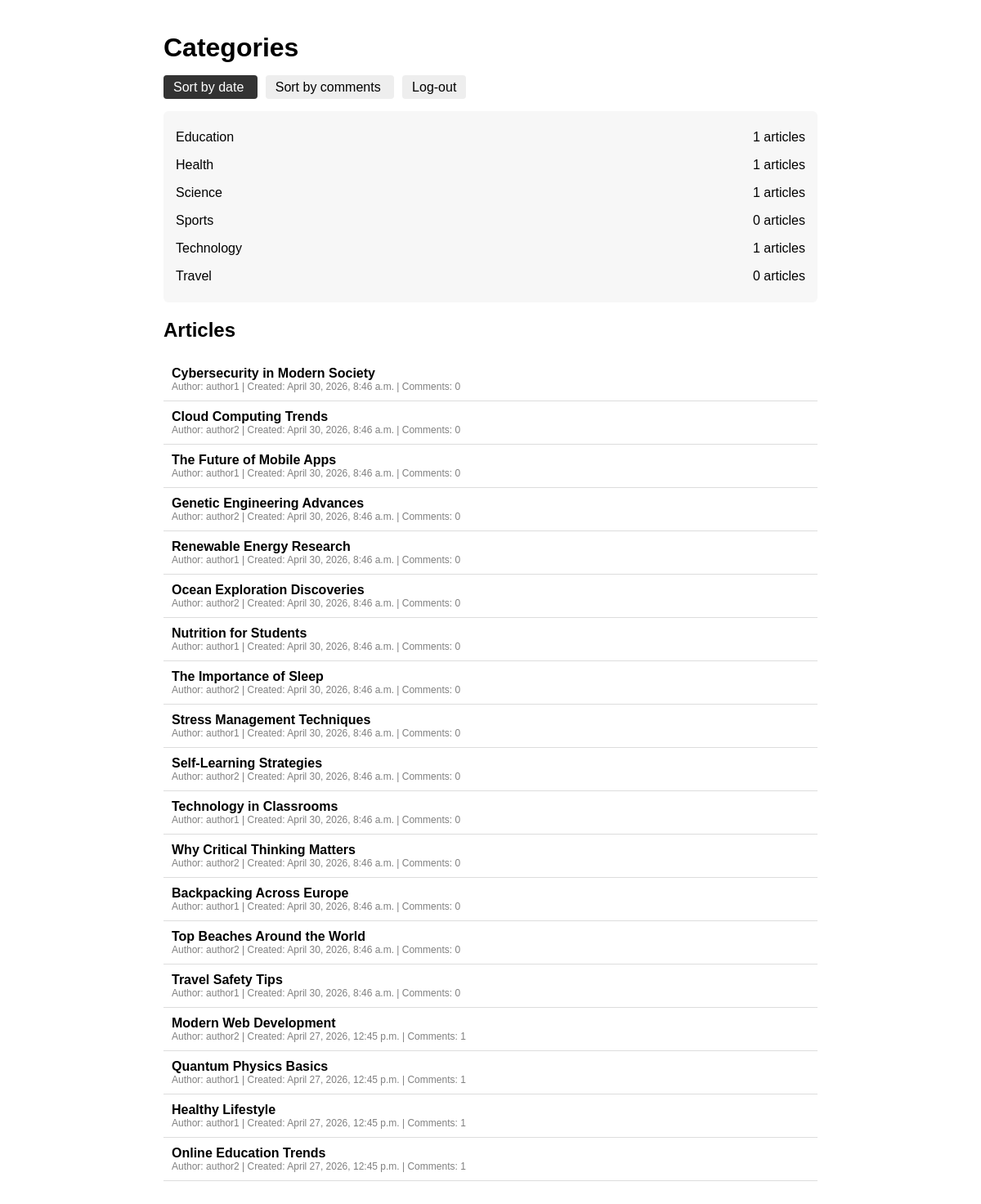
/categories/?sort=date, run on the app's committed database.
### articles/models.py (models this page shows, shortened)
class Category(models.Model):
    name = models.CharField(max_length=200, unique=True)

class Article(models.Model):
    category = models.ForeignKey(Category, on_delete=models.CASCADE)
    title = models.CharField(max_length=200, unique=True)
    author = models.ForeignKey(User, on_delete=models.CASCADE)
    content = models.TextField()
    created = models.DateTimeField(auto_now_add=True)
    updated = models.DateTimeField(auto_now=True)

### articles/views.py (the view)
# urls.py: path('categories/', views.category_list, name='home'),
def category_list(request):
    sort = request.GET.get('sort', '')
    categories = Category.objects.all().order_by('name')
    articles = Article.objects.all().order_by('title')
    if sort == 'date':
        articles = articles.order_by('-created')
    elif sort == 'comments':
        articles = articles.annotate(
            comments_count=Count('comment')
        ).order_by('-comments_count')
    context = {
        'categories': categories,
        'articles': articles,
        'current_sort': sort
    }
    return render(request, 'category-article_list.html', context)

### templates/category-article_list.html (shortened to what this page needs)
<!DOCTYPE html>
<html lang="en">
<head>
</head>
<body>
<div class="container">
    <h1>Categories</h1>
    <div class="sort">
        <a href="?sort=date" class="{% if current_sort == 'date' %}active{% endif %}">
            Sort by date
        </a>
        <a href="?sort=comments" class="{% if current_sort == 'comments' %}active{% endif %}">
            Sort by comments
        </a>
        <a href="/" class="{% if not current_sort %}active{% endif %}">
            Log-out
        </a>
    </div>
    <div class="box">
        {% for category in categories %}
            <div class="category">
                <span>{{ category.name }}</span>
                <span>{{ category.article_set.count }} articles</span>
            </div>
        {% endfor %}
    </div>
<h2>Articles</h2>
<div class="articles">
    {% for article in articles %}
        <div class="article">
            <a href="{% url 'article_page' article.id %}" style="text-decoration: none; color: inherit;">
                <b>{{ article.title }}</b>
            </a>
            <div class="small">
                Author: {{ article.author }} |
                Created: {{ article.created }} |
                Comments: {{ article.comment_set.count }}
            </div>
        </div>
    {% empty %}
        <p>No articles available.</p>
    {% endfor %}
</div>
</div>
</body>
</html>

### templates/category-article_list.html (style rules this page uses)
body { font-family: Arial; margin: 40px; }
.container { max-width: 800px; margin: auto; }
.sort { margin-bottom: 20px; }
.sort a { margin-right: 10px; padding: 6px 12px; background: #eee; text-decoration: none; border-radius: 4px; color: black; }
.sort a.active { background: #333; color: white; }
.box { background: #f7f7f7; padding: 15px; margin-bottom: 10px; border-radius: 6px; }
.category { display: flex; justify-content: space-between; padding: 8px 0; }
.articles { margin-top: 20px; }
.article { padding: 10px; border-bottom: 1px solid #ddd; }
.small { color: gray; font-size: 12px; }

### data on the page
Category: name "Education", article_set.count "1"
Category: name "Health", article_set.count "1"
Category: name "Science", article_set.count "1"
Category: name "Sports", article_set.count "0"
Category: name "Technology", article_set.count "1"
Category: name "Travel", article_set.count "0"
Article: title "Cybersecurity in Modern Society", author "author1", created "April 30, 2026, 8:46 a.m.", comment_set.count "0"
Article: title "Cloud Computing Trends", author "author2", created "April 30, 2026, 8:46 a.m.", comment_set.count "0"
Article: title "The Future of Mobile Apps", author "author1", created "April 30, 2026, 8:46 a.m.", comment_set.count "0"
Article: title "Genetic Engineering Advances", author "author2", created "April 30, 2026, 8:46 a.m.", comment_set.count "0"
Article: title "Renewable Energy Research", author "author1", created "April 30, 2026, 8:46 a.m.", comment_set.count "0"
Article: title "Ocean Exploration Discoveries", author "author2", created "April 30, 2026, 8:46 a.m.", comment_set.count "0"
Article: title "Nutrition for Students", author "author1", created "April 30, 2026, 8:46 a.m.", comment_set.count "0"
Article: title "The Importance of Sleep", author "author2", created "April 30, 2026, 8:46 a.m.", comment_set.count "0"
Article: title "Stress Management Techniques", author "author1", created "April 30, 2026, 8:46 a.m.", comment_set.count "0"
Article: title "Self-Learning Strategies", author "author2", created "April 30, 2026, 8:46 a.m.", comment_set.count "0"
Article: title "Technology in Classrooms", author "author1", created "April 30, 2026, 8:46 a.m.", comment_set.count "0"
Article: title "Why Critical Thinking Matters", author "author2", created "April 30, 2026, 8:46 a.m.", comment_set.count "0"
Article: title "Backpacking Across Europe", author "author1", created "April 30, 2026, 8:46 a.m.", comment_set.count "0"
Article: title "Top Beaches Around the World", author "author2", created "April 30, 2026, 8:46 a.m.", comment_set.count "0"
Article: title "Travel Safety Tips", author "author1", created "April 30, 2026, 8:46 a.m.", comment_set.count "0"
Article: title "Modern Web Development", author "author2", created "April 27, 2026, 12:45 p.m.", comment_set.count "1"
Article: title "Quantum Physics Basics", author "author1", created "April 27, 2026, 12:45 p.m.", comment_set.count "1"
Article: title "Healthy Lifestyle", author "author1", created "April 27, 2026, 12:45 p.m.", comment_set.count "1"
Article: title "Online Education Trends", author "author2", created "April 27, 2026, 12:45 p.m.", comment_set.count "1"
